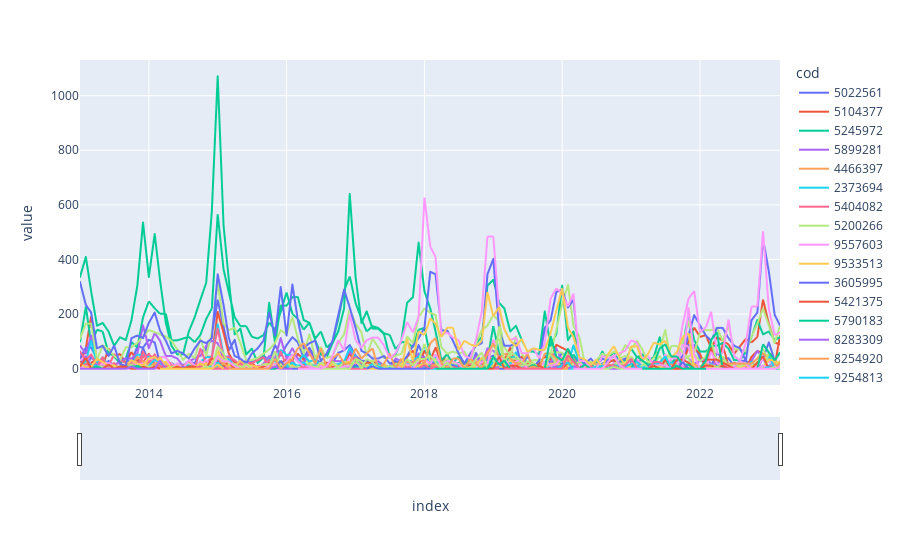

Notebook cell for this chart:
### Code cell
fig = px.line(df, x=df.index, y=df.columns)
fig.update_xaxes(rangeslider_visible=True)
fig.show()
